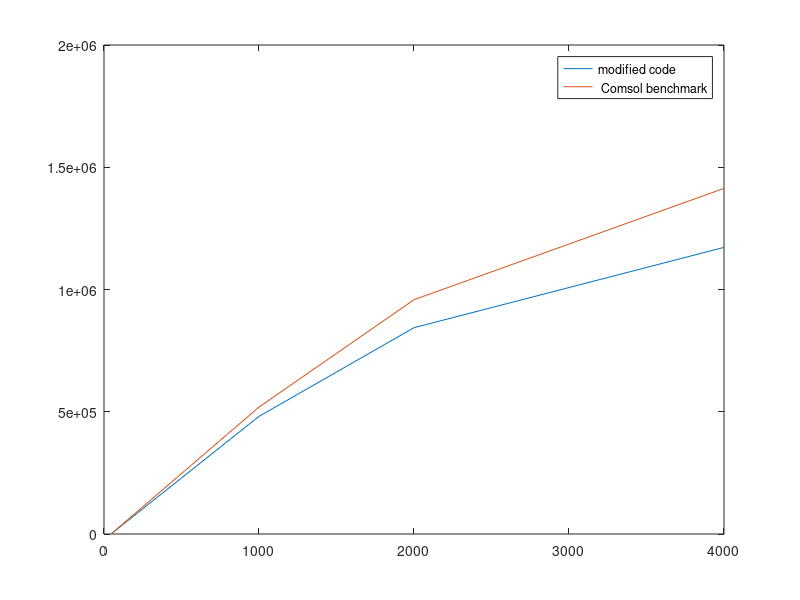

Write MATLAB code to recreate this figure.
clearvars

plot_diff = 0;
plot_errors = 1;

if plot_diff

plot_options = 0;
temp_G = G_form;
G_form = 1;
n_main
J_int_n = J;
losses_n = losses;
Jabs_real_n = Jabs_real;
Jabs_imag_n = Jabs_imag;
G_form = 0;
n_main
J_int = J;
G_form = temp_G;

figure
hold on
axis equal
hh = trisurf(cnc', nodes(1,:), nodes(2,:), nodes(3,:), norm(J_int_n,'cols')-norm(J_int,'cols'));
set(hh,'FaceColor','flat');
colormap('jet')
colorbar
title('Volume current density [A/m^2]')


figure
hold on
axis equal
hh = trisurf(cnc', nodes(1,:), nodes(2,:), nodes(3,:), losses_n - losses);
set(hh,'FaceColor','flat');
colormap('jet')
colorbar
title('Volumetric loss density [W/m^3]')

endif
if plot_errors
%       original    modified    Comsol
lossM = [2.416363e3 2.416025e3 2.4256e3; % 50Hz
         4.937592e5 4.811140e5 5.1913e5; % 1000Hz
         8.820190e5 8.437866e5 9.5829e5; % 2000Hz
         1.253207e6 1.172258e6 1.4137e6];% 4000Hz
figure
plot([50,1000,2000,4000],lossM(:,2),[50,1000,2000,4000],lossM(:,3))
axis([0,4000]);
legend('modified code',' Comsol benchmark')
residuals = (lossM(:,2)-lossM(:,3))./lossM(:,3)
endif
